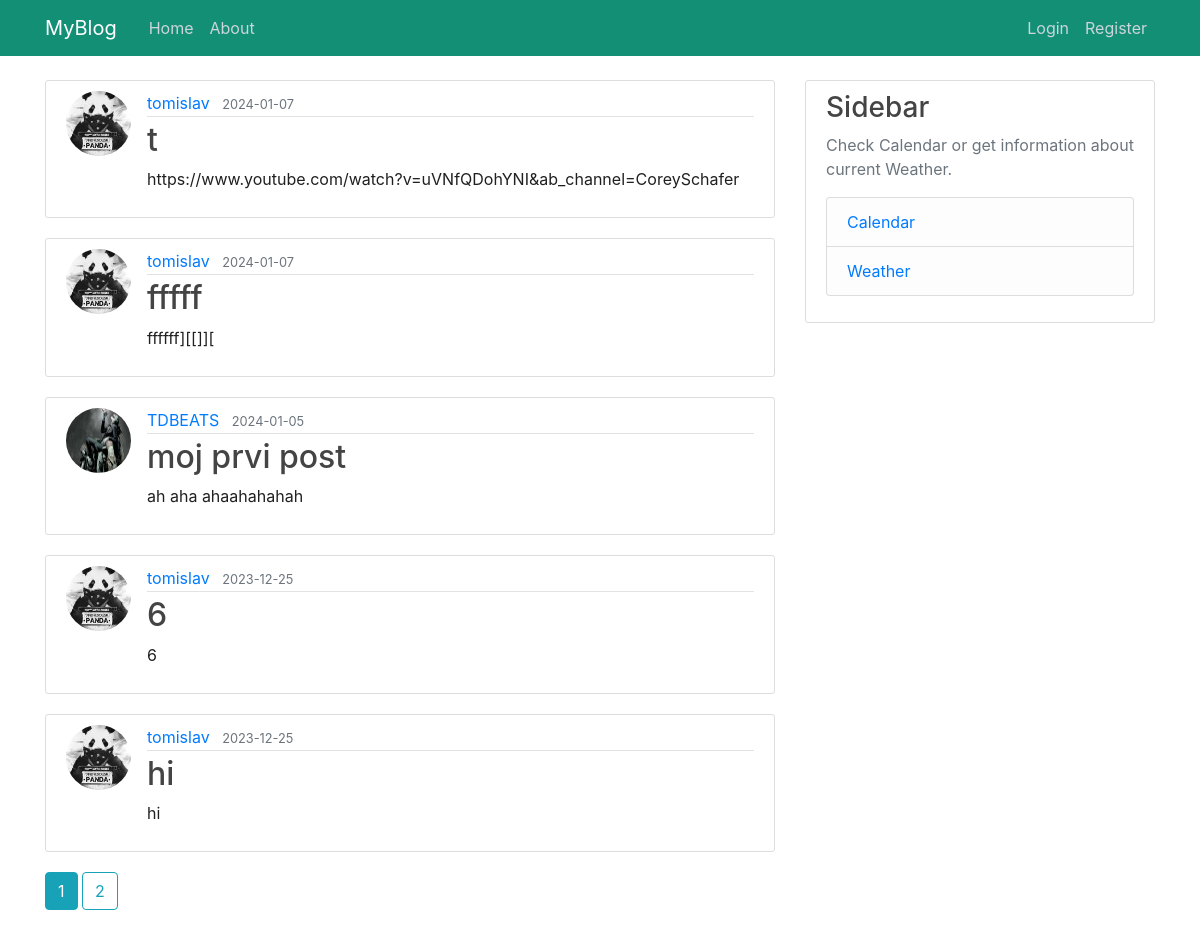
The page /home on the database its author committed.
### myblog/models.py (models this page shows, shortened)
class Post(db.Model):
    id = db.Column(db.Integer, primary_key=True)
    title = db.Column(db.String(150), nullable=False)
    date_posted = db.Column(db.DateTime, nullable=False, default=datetime.utcnow)
    content = db.Column(db.Text, nullable=False)
    user_id = db.Column(db.Integer, db.ForeignKey("user.id"), nullable=False)

class User(db.Model, UserMixin):
    id = db.Column(db.Integer, primary_key=True)
    username = db.Column(db.String(20), unique=True, nullable=False)
    email = db.Column(db.String(120), unique=True, nullable=False)
    image_file = db.Column(db.String(20), nullable=False, default="default.jpg")
    password = db.Column(db.String(60), nullable=False)
    posts = db.relationship("Post", backref="author", lazy=True)

### myblog/main/routes.py (the view)
@main.route("/")
@main.route("/home")
def home():
    page = request.args.get('page', 1, type=int)
    posts = Post.query.order_by(Post.date_posted.desc()).paginate(page=page, per_page=5)
    return render_template("index.html", posts=posts)

### myblog/templates/index.html
{% extends "layout.html" %}
{% block content %}
    {% for post in posts.items %}
        <article class="media content-section">
          <img class="rounded-circle article-img" src="{{ url_for('static', filename='profile_pictures/' + post.author.image_file) }}">
          <div class="media-body">
            <div class="article-metadata">
              <a class="mr-2" href="#">{{ post.author.username }}</a>
              <small class="text-muted">{{ post.date_posted.strftime('%Y-%m-%d') }}</small>
            </div>
            <h2><a class="article-title" href="{{ url_for('posts.post', post_id=post.id) }}">{{ post.title }}</a></h2>
            <p class="article-content">{{ post.content }}</p>
          </div>
        </article>
        {% endfor %}
        {% for page_num in posts.iter_pages(left_edge=1, right_edge=1, left_current=1, right_current=2) %}
          {% if page_num %}
            {% if posts.page == page_num %}
              <a class="btn btn-info mb-4" href="{{ url_for('main.home', page=page_num) }}">{{ page_num }}</a>
            {% else %}
              <a class="btn btn-outline-info mb-4" href="{{ url_for('main.home', page=page_num) }}">{{ page_num }}</a>
            {% endif %}
          {% else %}
            ...
          {% endif %}
        {% endfor %}
    {% endblock content %}

### myblog/templates/layout.html (shortened to what this page needs)
<!DOCTYPE html>
<html>
<head>
    <link rel="stylesheet" href="https://maxcdn.bootstrapcdn.com/bootstrap/4.0.0/css/bootstrap.min.css">
    <link rel="stylesheet" type="text/css" href="{{ url_for('static', filename='main.css') }}">
</head>
<body>
    <header class="site-header">
      <nav class="navbar navbar-expand-md navbar-dark bg-steel fixed-top">
        <div class="container">
          <a class="navbar-brand mr-4" href="/">MyBlog</a>
          <div class="collapse navbar-collapse" id="navbarToggle">
            <div class="navbar-nav mr-auto">
              <a class="nav-item nav-link" href="{{ url_for('main.home') }}">Home</a>
              <a class="nav-item nav-link" href="{{ url_for('main.about') }}">About</a>
            </div>
            <div class="navbar-nav">
              {% if current_user.is_authenticated %}
                <a class="nav-item nav-link" href="{{ url_for('posts.new_post') }}">New Post</a>
                <a class="nav-item nav-link" href="{{ url_for('users.account') }}">Account</a>
                <a class="nav-item nav-link" href="{{ url_for('users.logout') }}">Logout</a>
              {% else %}
                <a class="nav-item nav-link" href="{{ url_for('users.login') }}">Login</a>
                <a class="nav-item nav-link" href="{{ url_for('users.register') }}">Register</a>
              {% endif %}
            </div>
          </div>
        </div>
      </nav>
    </header>
    <main role="main" class="container">
      <div class="row">
        <div class="col-md-8">
          {% block content %}{% endblock %}
        </div>
        <div class="col-md-4">
          <div class="content-section">
            <h3>Sidebar</h3>
            <p class='text-muted'>Check Calendar or get information about current Weather.
              <ul class="list-group">
              <li class="list-group-item list-group-item-light">
                <a href="{{ url_for('main.calendar') }}">Calendar</a>
              </li>
              <li class="list-group-item list-group-item-light">
                <a href="{{ url_for('main.weather') }}">Weather</a>
              </li>
              </ul>
            </p>
          </div>
        </div>
      </div>
    </main>
</body>
</html>

### myblog/static/main.css (style rules this page uses)
body { background: #ffffff; color: #202020; margin-top: 5rem; }
h1, h2, h3, h4, h5, h6 { color: #444444; }
.bg-steel { background-color: #138f76; }
.site-header .navbar-nav .nav-link { color: #cbd5db; }
.content-section { background: #ffffff; padding: 10px 20px; border: 1px solid #dddddd; border-radius: 3px; margin-bottom: 20px; }
.article-title { color: #444444; }
.article-content { white-space: pre-line; }
.article-img { height: 65px; width: 65px; margin-right: 16px; }
.article-metadata { padding-bottom: 1px; margin-bottom: 4px; border-bottom: 1px solid #e3e3e3 }

### rows shown on the page
Post: image_file (picture), author.username "tomislav", date_posted "2024-01-07", title "t", content "https://www.youtube.com/watch?v=uVNfQDohYNI&ab_channel=CoreySchafer"
Post: image_file (picture), author.username "tomislav", date_posted "2024-01-07", title "fffff", content "ffffff][[]]["
Post: image_file (picture), author.username "TDBEATS", date_posted "2024-01-05", title "moj prvi post", content "ah aha ahaahahahah"
Post: image_file (picture), author.username "tomislav", date_posted "2023-12-25", title "6", content "6"
Post: image_file (picture), author.username "tomislav", date_posted "2023-12-25", title "hi", content "hi"

### other values the page prints
{{ page_num }} "1"
{{ page_num }} "2"
